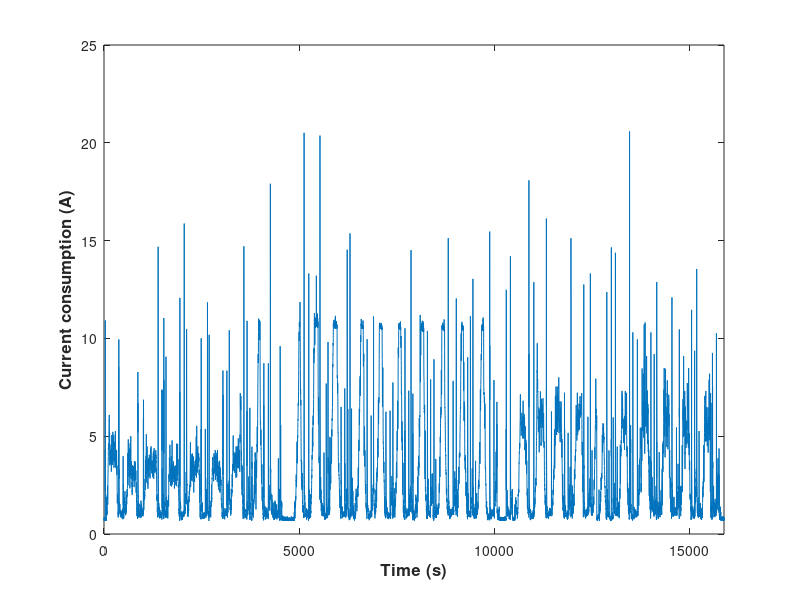

The MATLAB source for this figure:
 load('data_conso_18_02_22.mat')

%Limit to plot
lim_inf_plot = 82690;
lim_sup_plot = 98580;

%% Speed differences
%Limit for u-turn at 1m/s
lim_inf_u1 = [93530,93990,94440,94970];
lim_sup_u1 = [93740,94210,94740,95260];
%Limit for transect at 1m/s
lim_inf_t1 = [93310,93740,94210,94740];
lim_sup_t1 = [93530,93990,94440,94970];

%Limit for u-turn at 0.8m/s
lim_inf_u0_8 = [83030,83520,84050,84610,85140,85710];
lim_sup_u0_8 = [83270,83720,84350,84870,85440,85960];
%Limit for transect at 0.8m/s
lim_inf_t0_8 = [82780,83270,83720,84350,84870,85440];
lim_sup_t0_8 = [83030,83520,84050,84610,85140,85710];

%Limit for u-turn at 1.2m/s
lim_inf_u1_2 = [87770,88240,88720,89400,89870,90340,90930];
lim_sup_u1_2 = [88010,88490,89200,89670,90170,90730,91290];
%Limit for transect at 1.2m/s
lim_inf_t1_2 = [87610,88010,88490,89200,89670,90170,90730];
lim_sup_t1_2 = [87770,88240,88720,89400,89870,90340,90930];

%% Weigth differences

%Limit for weigth analysis
lim_w1 = [11680, 16530];
lim_w2 = [18080, 23040];
lim_w3 = [24350, 29340];

%Limit for u-turn at 1m/s
lim_inf_uw1 = [11930,12390,12810];
lim_sup_uw1 = [12140,12590,13080];
%Limit for transect at 1m/s
lim_inf_tw1 = [11730,12140,12590];
lim_sup_tw1 = [11930,12390,12810];

%Limit for u-turn at 0.8m/s
lim_inf_uw2 = [18360,18860,19250];
lim_sup_uw2 = [18580,19020,19560];
%Limit for transect at 0.8m/s
lim_inf_tw2 = [18210,18580,19020];
lim_sup_tw2 = [18360,18860,19250];

%Limit for u-turn at 1.2m/s
lim_inf_uw3 = [24630,25070,25520];
lim_sup_uw3 = [24910,25320,25830];
%Limit for transect at 1.2m/s
lim_inf_tw3 = [24360,24910,25320];
lim_sup_tw3 = [24630,25070,25520];



%% Mean calculation for U-turn consumption
conso_u1 = [];
conso_u0_8 = [];
conso_u1_2 = [];

for i=1:length(lim_inf_u1(1,:))
conso_u1 = [conso_u1; conso(lim_inf_u1(1,i):lim_sup_u1(1,i),1)];
end
for i=1:length(lim_inf_u0_8(1,:))
conso_u0_8 = [conso_u0_8; conso(lim_inf_u0_8(1,i):lim_sup_u0_8(1,i),1)];
end
for i=1:length(lim_inf_u1_2(1,:))
conso_u1_2 = [conso_u1_2; conso(lim_inf_u1_2(1,i):lim_sup_u1_2(1,i),1)];
end

mean_conso_u1 = mean(conso_u1);
mean_conso_u0_8 = mean(conso_u0_8);
mean_conso_u1_2 = mean(conso_u1_2);


%% Mean calculation for transect consumption
conso_t1 = [];
conso_t0_8 = [];
conso_t1_2 = [];


for i=1:length(lim_inf_t1(1,:))
conso_t1 = [conso_t1; conso(lim_inf_t1(1,i):lim_sup_t1(1,i),1)];
end
for i=1:length(lim_inf_t0_8(1,:))
conso_t0_8 = [conso_t0_8; conso(lim_inf_t0_8(1,i):lim_sup_t0_8(1,i),1)];
end
for i=1:length(lim_inf_t1_2(1,:))
conso_t1_2 = [conso_t1_2; conso(lim_inf_t1_2(1,i):lim_sup_t1_2(1,i),1)];
end

mean_conso_t1 = mean(conso_t1);
mean_conso_t0_8 = mean(conso_t0_8);
mean_conso_t1_2 = mean(conso_t1_2);

%% Mean Time U-turn
for i=1:length(lim_inf_u1(1,:))
t_u1(1,i) = lim_sup_u1(1,i)-lim_inf_u1(1,i);
end
for i=1:length(lim_inf_u0_8(1,:))
t_u0_8(1,i) = lim_sup_u0_8(1,i)-lim_inf_u0_8(1,i);
end
for i=1:length(lim_inf_u1_2(1,:))
t_u1_2(1,i) = lim_sup_u1_2(1,i)-lim_inf_u1_2(1,i);
end

m_t_u1 = mean(t_u1);
m_t_u0_8 = mean(t_u0_8);
m_t_u1_2 = mean(t_u1_2);

%% Mean Time transect
for i=1:length(lim_inf_t1(1,:))
t_t1(1,i) = lim_sup_t1(1,i)-lim_inf_t1(1,i);
end
for i=1:length(lim_inf_t0_8(1,:))
t_t0_8(1,i) = lim_sup_t0_8(1,i)-lim_inf_t0_8(1,i);
end
for i=1:length(lim_inf_t1_2(1,:))
t_t1_2(1,i) = lim_sup_t1_2(1,i)-lim_inf_t1_2(1,i);
end

m_t_t1 = mean(t_t1);
m_t_t0_8 = mean(t_t0_8);
m_t_t1_2 = mean(t_t1_2);




%% Mean weigth
% Mean calculation for U-turn consumption
conso_uw1 = [];
conso_uw2 = [];
conso_uw3 = [];

for i=1:length(lim_inf_uw1(1,:))
conso_uw1 = [conso_uw1; conso(lim_inf_uw1(1,i):lim_sup_uw1(1,i),1)];
end
for i=1:length(lim_inf_uw2(1,:))
conso_uw2 = [conso_uw2; conso(lim_inf_uw2(1,i):lim_sup_uw2(1,i),1)];
end
for i=1:length(lim_inf_uw3(1,:))
conso_uw3 = [conso_uw3; conso(lim_inf_uw3(1,i):lim_sup_uw3(1,i),1)];
end

mean_conso_uw1 = mean(conso_uw1);
mean_conso_uw2 = mean(conso_uw2);
mean_conso_uw3 = mean(conso_uw3);


%% Mean calculation for transect consumption
conso_tw1 = [];
conso_tw2 = [];
conso_tw3 = [];

for i=1:length(lim_inf_tw1(1,:))
conso_tw1 = [conso_tw1; conso(lim_inf_tw1(1,i):lim_sup_tw1(1,i),1)];
end
for i=1:length(lim_inf_tw2(1,:))
conso_tw2 = [conso_tw2; conso(lim_inf_tw2(1,i):lim_sup_tw2(1,i),1)];
end
for i=1:length(lim_inf_tw3(1,:))
conso_tw3 = [conso_tw3; conso(lim_inf_tw3(1,i):lim_sup_tw3(1,i),1)];
end

mean_conso_tw1 = mean(conso_tw1);
mean_conso_tw2 = mean(conso_tw2);
mean_conso_tw3 = mean(conso_tw3);



%% Mean Weigth Time U-turn
for i=1:length(lim_inf_uw1(1,:))
t_uw1(1,i) = lim_sup_uw1(1,i)-lim_inf_uw1(1,i);
end
for i=1:length(lim_inf_uw2(1,:))
t_uw2(1,i) = lim_sup_uw2(1,i)-lim_inf_uw2(1,i);
end
for i=1:length(lim_inf_uw3(1,:))
t_uw3(1,i) = lim_sup_uw3(1,i)-lim_inf_uw3(1,i);
end

m_t_uw1 = mean(t_uw1);
m_t_uw2 = mean(t_uw2);
m_t_uw3 = mean(t_uw3);

%% Mean Weigth Time transect
for i=1:length(lim_inf_tw1(1,:))
t_tw1(1,i) = lim_sup_tw1(1,i)-lim_inf_tw1(1,i);
end
for i=1:length(lim_inf_tw2(1,:))
t_tw2(1,i) = lim_sup_tw2(1,i)-lim_inf_tw2(1,i);
end
for i=1:length(lim_inf_tw3(1,:))
t_tw3(1,i) = lim_sup_tw3(1,i)-lim_inf_tw3(1,i);
end

m_t_tw1 = mean(t_tw1);
m_t_tw2 = mean(t_tw2);
m_t_tw3 = mean(t_tw3);







%% Plot
%str_mean = sprintf('Mean current consumption = %.2f A',mean_conso);
% str_min = sprintf(,min_conso);
% str_max = sprintf('max = %.1f A ',max_conso);

figure(3)
plot(conso(lim_inf_plot:lim_sup_plot,1))
xlim([0 lim_sup_plot-lim_inf_plot]);
%legend(str_mean,'FontSize',12,'FontWeight','bold')
xlabel('Time (s)','FontSize',12,'FontWeight','bold')
ylabel('Current consumption (A)','FontSize',12,'FontWeight','bold')

